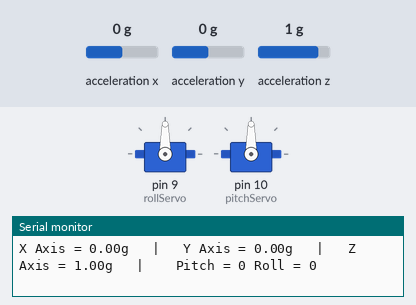
A sketch run on a simulated Arduino Uno, built with avr-gcc and run on an emulated ATmega328P. Parts: 2 × servo, the last lines printed to the serial monitor. Wiring (inferred from the names in the program): MPU-6050 motion sensor at I2C address 0x68. The inputs (shaded band) are chosen by the test bench; at power-on: acceleration x 0 g, acceleration y 0 g, acceleration z 1 g.

Above: at 1.2 s.
1.3 s: acceleration x set to -1.4 g
At 2.6 s:
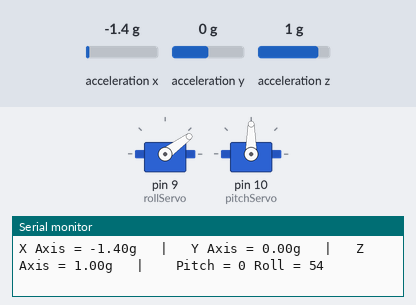
2.9 s: acceleration y set to -1.4 g
At 4.1 s:
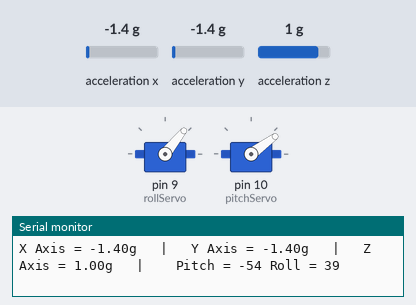
4.4 s: acceleration z set to -1.4 g
At 5.4 s:
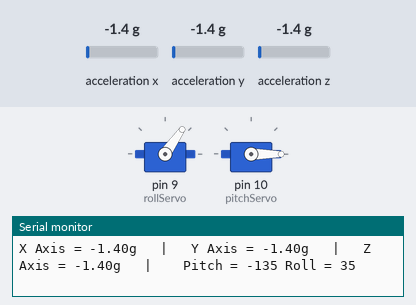
6.1 s: acceleration x set to -0.8 g
At 7.4 s:
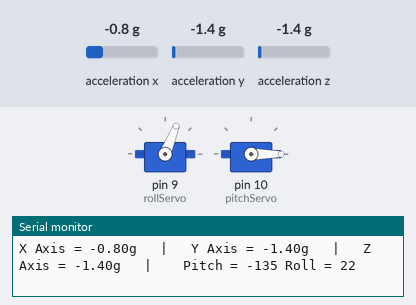
7.7 s: acceleration y set to -0.2 g
At 8.3 s:
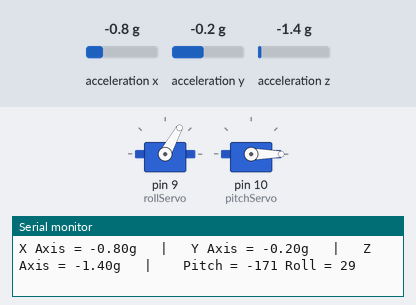
9.2 s: acceleration y set to 0.1 g
At 10.6 s:
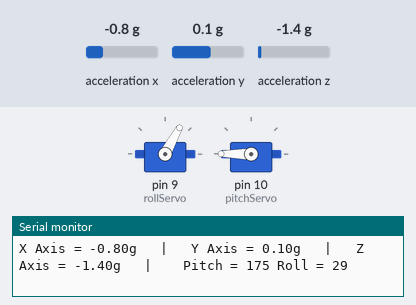
Timing chart, 0 to 11.8 s (numbered marks = the images above; inputs shaded):
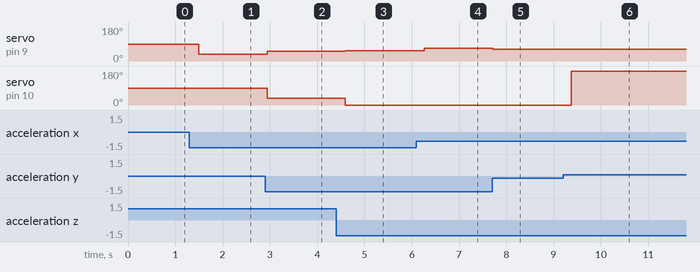

The sketch:

trialProject.ino
```cpp
#include <Wire.h>
#include <Servo.h>

Servo rollServo;
Servo pitchServo;

void setup() {
  Serial.begin(38400);
  Wire.begin();

  Wire.beginTransmission(0x68); //Begin transmission to MPU6050, which uses address 0x68
  Wire.write(0x6B); //0x6B is the PWR_MGMT_1 register
  Wire.write(0x00);
  Wire.endTransmission(true);

  delay(50);

  Wire.beginTransmission(0x68);
  Wire.write(0x1C); //Register for accelerometer
  Wire.write(0x00);
  Wire.endTransmission(true);

  rollServo.attach(9, 600, 2300);
  pitchServo.attach(10, 600, 2300);
}

void loop() {
  Wire.beginTransmission(0x68);
  Wire.write(0x3B); //Data from accelerometers is 16 bits per axis, starting at 0x3B
  Wire.endTransmission(false);
  Wire.requestFrom(0x68, 6, true); //Requesting 6 registers, 2 per axis

  int16_t xAxis = (Wire.read() << 8 | Wire.read()); //3b and 3c contain x axis data
  int16_t yAxis = (Wire.read() << 8 | Wire.read()); //3d and 3e contain y axis data
  int16_t zAxis = (Wire.read() << 8 | Wire.read()); //3f and 40 contain z axis data

  float xAxisG = (float)xAxis / 16384; //Full scale range was chosen in configuration, so sensitivity is 16384 LSB/g.
  float yAxisG = (float)yAxis / 16384; //Therefore, dividing the 16 bit value from the sensors by 16384 should give data in g's
  float zAxisG = (float)zAxis / 16384;

  Serial.print("X Axis = "); //Outputting accelerometer data in g's
  Serial.print(xAxisG, 2); //The output formatting is sloppy, I know, my bad. This was my first time working with an Arduino so I was more worried about function than form
  Serial.print("g   |   "); //Future project will have a better formatting
  Serial.print("Y Axis = ");
  Serial.print(yAxisG, 2);
  Serial.print("g   |   ");
  Serial.print("Z Axis = ");
  Serial.print(zAxisG, 2);
  Serial.print("g   |   ");

  int roll = -(atan2(xAxisG, sqrt(yAxisG*yAxisG + zAxisG*zAxisG))*180)/M_PI; //Calculates roll and pitch in degrees. Got the equation from one of the MPU6050 library examples
  int pitch = (atan2(yAxisG, zAxisG)*180)/M_PI;

  rollServo.write(-(roll - 90));
  pitchServo.write(pitch + 90);

  Serial.print(" Pitch = ");
  Serial.print(pitch);
  Serial.print(" Roll = ");
  Serial.print(roll);
  Serial.println();

 delay(200);
}
```

Measured:
- the behaviour switches between -0.1 and 0 g on acceleration y (found by bisection; images 5 and 6)
- after the input at 1.3 s, servo on pin 9 (rollServo): 90° → 36° after 0.20 s
- after the input at 2.9 s, servo on pin 9 (rollServo): 36° → 51° at once; servo on pin 10 (pitchServo): 90° → 36° at once
- after the input at 4.4 s, servo on pin 9 (rollServo): 51° → 55° after 0.20 s; servo on pin 10 (pitchServo): 36° → 0° after 0.20 s
- after the input at 6.1 s, servo on pin 9 (rollServo): 55° → 68° after 0.16 s
- after the input at 7.7 s, servo on pin 9 (rollServo): 68° → 61° at once
- after the input at 9.2 s, servo on pin 10 (pitchServo): 0° → 180° after 0.18 s
